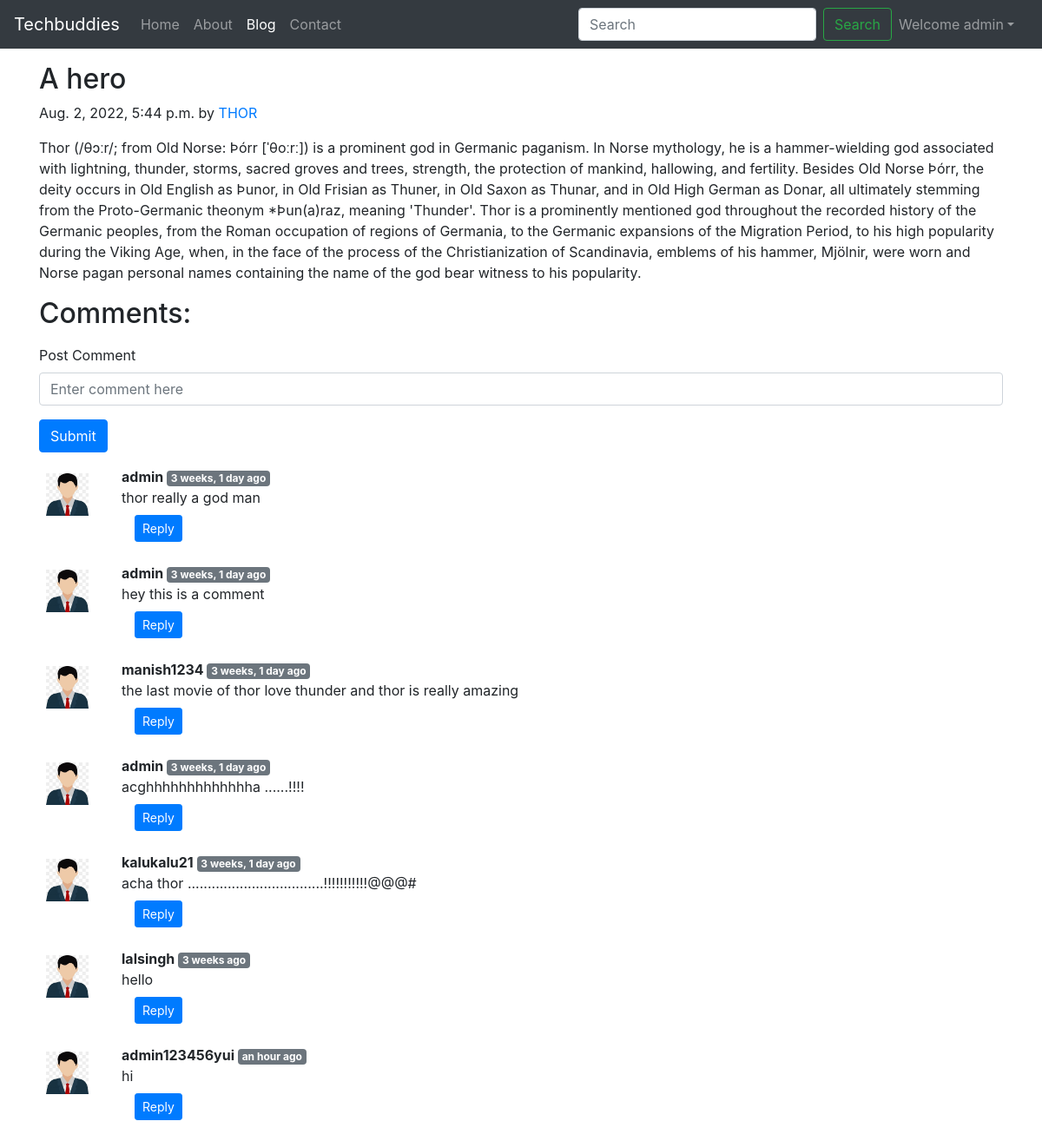
Page /blog/blogpost1-post (signed in) on the committed database.
### blog/models.py (models this page shows, shortened)
class Post(models.Model):
    postid = models.AutoField(primary_key=True)
    title = models.CharField(max_length=50)
    author  = models.CharField(max_length=50)
    content = models.TextField()
    slug = models.CharField(max_length=200)
    timestamp = models.DateTimeField( blank=True)

class Blogcomment(models.Model):
    sno= models.AutoField(primary_key=True)
    comment=models.TextField()
    user=models.ForeignKey(User, on_delete=models.CASCADE)
    post=models.ForeignKey(Post, on_delete=models.CASCADE)
    parent=models.ForeignKey('self',on_delete=models.CASCADE, null=True )
    timestamp= models.DateTimeField(default=now)

### blog/views.py (the view)
# urls.py: path('blogpost<str:slug>', views.blogPost, name='blogPost'),
def blogPost(request, slug):
    post = Post.objects.filter(slug = slug).first()
    comments= Blogcomment.objects.filter(post=post)
    context={'post':post, 'comments': comments, 'user': request.user}
    return render(request, 'blog/blogpost.html', context)

### templates/blog/blogpost.html (shortened to what this page needs)
{% extends 'base.html' %}
{% load humanize %}
{% block blogactive %} active {% endblock blogactive %}
{% block body %}
<div class="container my-3">
    <div class="blog-post">
        <h2 class="blog-post-title">{{post.title}}</h2>
        <p class="blog-post-meta">{{post.timestamp}} by <a href="/about">{{post.author}}</a></p>
        <p>{{post.content}}</p>
    </div>
    <h2 class="my-3">Comments: </h2>
    {% if request.user.is_authenticated %}
    <form action="/blog/comment" method="post">
        <div class="form-group">
            <label for="exampleInputEmail1">Post Comment </label>
            <input type="text" class="form-control" name="comment" placeholder="Enter comment here">
        </div>
        <button type="submit" class="btn btn-primary">Submit</button>
    </form>
    {% else %}
    <div class="container">
        <h5>please login with aaccount to comment on this post!!!!!</h5>
    </div>
    {% endif %}
    {% for comment in comments %}
    <div class="row my-3">
        <div class="col-md-1  ">
            <img class="rounded mx-auto d-block w-100 p-2" src="/static/img/user.png" alt="user">
        </div>
        <div class="col-md-11 ">
            <b> {{comment.user.username}} </b> <span
                class="badge badge-secondary">{{comment.timestamp|naturaltime}}</span>
            <div> {{comment.comment}} </div>
            <div class="container">
                    <button class="btn btn-sm my-2 btn-primary" type="button" data-toggle="collapse" data-target="#reply{{comment.sno}}" aria-expanded="false" aria-controls="reply{{comment.sno}}">
                      Reply
                    </button>
            </div>
        </div>
    </div>
    {% endfor %}
</div>
{% endblock body %}

### templates/base.html (shortened to what this page needs)
<!doctype html>
<html lang="en">
<head>
  <link rel="stylesheet" href="https://cdn.jsdelivr.net/npm/bootstrap@4.6.2/dist/css/bootstrap.min.css"
>
</head>
<body>
  <nav class="navbar navbar-expand-lg navbar-dark bg-dark">
    <a class="navbar-brand" href="/">Techbuddies</a>
    <div class="collapse navbar-collapse" id="navbarSupportedContent">
      <ul class="navbar-nav mr-auto">
        <li class="nav-item {% block homeactive %}{% endblock homeactive %}">
          <a class="nav-link" href="/">Home <span class="sr-only">(current)</span></a>
        </li>
        <li class="nav-item {% block aboutactive %}{% endblock aboutactive %}">
          <a class="nav-link" href="/about">About</a>
        </li>
        <li class="nav-item {% block blogactive %}{% endblock blogactive %}">
          <a class="nav-link" href="/blog">Blog</a>
        </li>
        <li class="nav-item {% block contactactive %}{% endblock contactactive %}">
          <a class="nav-link" href="/contact">Contact</a>
        </li>
      </ul>
      <div class="form-inline ml-auto">
        <form class="form-inline my-2 my-lg-0" action="/search" mathod='GET'>
          <input class="form-control mr-sm-2" type="search" placeholder="Search" aria-label="Search" name="query"
            id="query">
          <button class="btn btn-outline-success my-2 my-sm-0" type="submit">Search</button>
        </form>
        {% if request.user.is_authenticated %}
        <ul class="navbar-nav mr-2">
          <li class="nav-item dropdown">
            <a class="nav-link dropdown-toggle" href='#' id="navbarDropdown" role="button" data-toggle="dropdown">
              Welcome {{request.user}}</a>
          </li>
        </ul>
      </div>
      {% endif %}
    </div>
  </nav>
  {% block body %}{% endblock body %}
</body>
</html>

### rows in the picture
Post: title "A hero", timestamp "Aug. 2, 2022, 5:44 p.m.", author "THOR", content "Thor (/θɔːr/; from Old Norse: Þórr [ˈθoːrː]) is a prominent god in Germanic paganism. In Norse mythology, he is a hammer-wielding god associated with lightning, thunder, storms, sacred groves and trees, strength, the protection of mankind, hallowing, and fertility. Besides Old Norse Þórr, the deity occurs in Old English as Þunor, in Old Frisian as Thuner, in Old Saxon as Thunar, and in Old High German as Donar, all ultimately stemming from the Proto-Germanic theonym *Þun(a)raz, meaning 'Thunder'. Thor is a prominently mentioned god throughout the recorded history of the Germanic peoples, from the Roman occupation of regions of Germania, to the Germanic expansions of the Migration Period, to…"
Blogcomment: user.username "admin", timestamp "3 weeks, 1 day ago", comment "thor really a god man"
Blogcomment: user.username "admin", timestamp "3 weeks, 1 day ago", comment "hey this is a comment"
Blogcomment: user.username "manish1234", timestamp "3 weeks, 1 day ago", comment "the last movie of thor love thunder and thor is really amazing"
Blogcomment: user.username "admin", timestamp "3 weeks, 1 day ago", comment "acghhhhhhhhhhhhha ......!!!!"
Blogcomment: user.username "kalukalu21", timestamp "3 weeks, 1 day ago", comment "acha thor ..................................!!!!!!!!!!!@@@#"
Blogcomment: user.username "lalsingh", timestamp "3 weeks ago", comment "hello"
Blogcomment: user.username "admin123456yui", timestamp "an hour ago", comment "hi"

### other values in the picture
{{ request.user }} "admin"
